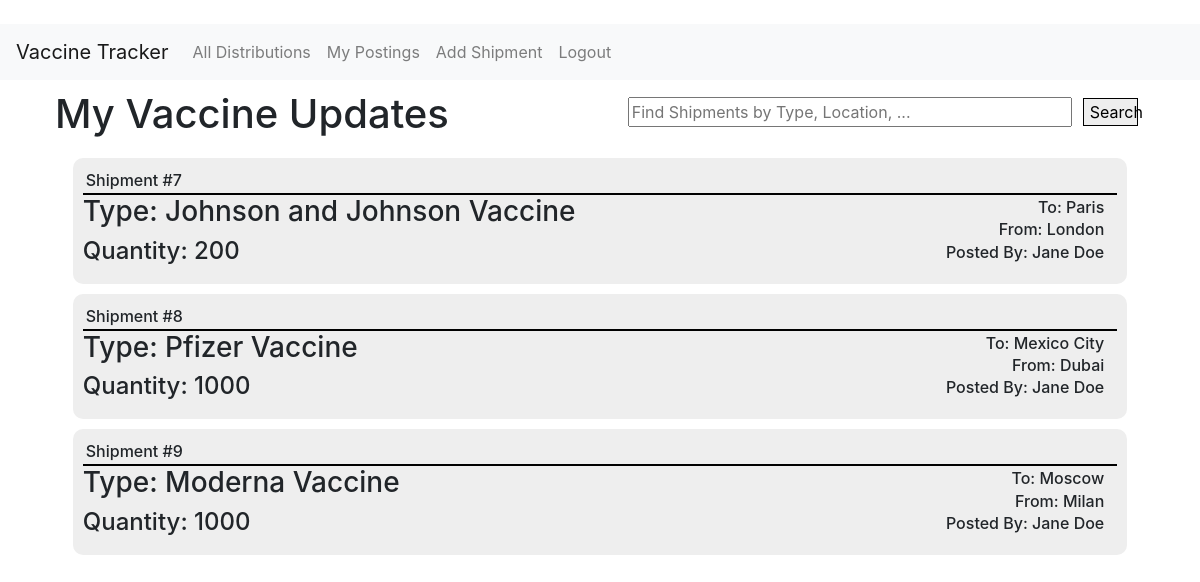
Screenshot of /my-vaccs (signed in) with the database file from the repository.
### tables this page shows
CREATE TABLE vaccines(
v_id INTEGER PRIMARY KEY AUTOINCREMENT,
status INTEGER NOT NULL,
loc1 TEXT NOT NULL,
loc2 TEXT NOT NULL,
type TEXT NOT NULL,
user_id INTEGER NOT NULL,
FOREIGN KEY (user_id) REFERENCES userinfo(users_id));

CREATE TABLE userinfo(
user_id INTEGER PRIMARY KEY AUTOINCREMENT,
email TEXT NOT NULL,
password TEXT NOT NULL,
name TEXT NOT NULL);

### main.py (the view)
@app.route("/my-vaccs")
@login_required
def owned():
    db = get_db()
    cursor = db.cursor()
    search = request.args.get("search")
    sqlite_query = """SELECT DISTINCT v_id, status, loc1, loc2, type FROM vaccines WHERE user_id = ?"""
    if search:
        sqlite_query = sqlite_query + """ AND (loc1 LIKE ? OR loc2 LIKE ? OR type LIKE ?)"""
        cursor.execute(sqlite_query, (session["user_id"], "%" + search + "%", "%" + search + "%", "%" + search + "%"))
    else:
        cursor.execute(sqlite_query, (session["user_id"],))
    records = cursor.fetchall()
    user_query = """SELECT name FROM userinfo WHERE user_id=?"""
    cursor.execute(user_query,(session["user_id"],))
    user=cursor.fetchall()[0][0]
    return render_template("my-vaccs.html", list=records, user=user)

### helpers.py (called while the page is built)
def login_required(f):
    @wraps(f)
    def decorated_function(*args, **kwargs):
        if session.get("user_id") is None:
            return redirect("/login")
        return f(*args, **kwargs)
    return decorated_function

### main.py (called while the page is built)
def get_db():
    db = getattr(g, '_database', None)
    if db is None:
        db = g._database = sql.connect(DATABASE)
    return db

@app.teardown_appcontext
def close_connection(exception):
    db = getattr(g, '_database', None)
    if db is not None:
        db.close()

### templates/my-vaccs.html (shortened to what this page needs)
﻿{% extends "layout.html" %}
{% block body %}
    <div class="container">
        <div class="header-div">
            <div class="title-div">
                <h1> My Vaccine Updates </h1>
            </div>
            <div class="search-div">
                <form action="/" class="form-inline">
                    <input autocomplete="off" autofocus class="search-bar" name="search" placeholder="Find Shipments by Type, Location, ..." type="text">
                    <button type="submit" class="form-btn"> Search </button>
                </form>
            </div>
        </div>
        <div class="gallery">
            {% for item in list%}
            <div class="vaccine-box">
                <h6> Shipment #{{item[0]}}</h6>
                <div class="vaccine-info">
                    <div class="main-info">
                        <h3> Type: {{item[4]}} Vaccine</h3>
                        <h4> Quantity: {{item[1]}}</h4>
                    </div>
                    <div class="side-info">
                        <h6> To: {{item[3]}}</h6>
                        <h6> From: {{item[2]}}</h6>
                        <h6> Posted By: {{user}}</h6>
                    </div>
                </div>
            </div>
            {% endfor %}
        </div>
    </div>
{% endblock %}

### static/styles.css (style rules this page uses)
.container { width: 95%; margin: auto; }
h1, h2 { margin: 10px; }
h6 { margin: 3px; }
.header-div { display: flex; flex-direction: row; }
.title-div { flex: 2; }
.form-inline { display: flex; width: 100%; }
.search-bar { width: 80%; margin: 2% 2% 0% 5%; }
.form-btn { width: 10%; margin-top: 2%; background: #eeeeee; border: 1px solid black; }
.search-div { flex: 2; display: flex; flex-direction: row; }
.gallery { width: 95%; margin: auto; margin-top: 10px; margin-bottom: 80px; }
.vaccine-box { background-color: #eeeeee; width: 100%; margin-top: 10px; border-radius: 10px; padding: 10px; margin-bottom: 10px; }
.vaccine-info { display: flex; flex-direction: row; border-top: 2px solid black; }
.main-info { flex: 3; }
.side-info { float: right; text-align: right; margin-right: 10px; }

### rows the page displays
vaccines: v_id "7", type "Johnson and Johnson", status "200", loc2 "Paris", loc1 "London"
userinfo: name "Jane Doe"
vaccines: v_id "8", type "Pfizer", status "1000", loc2 "Mexico City", loc1 "Dubai"
vaccines: v_id "9", type "Moderna", status "1000", loc2 "Moscow", loc1 "Milan"
